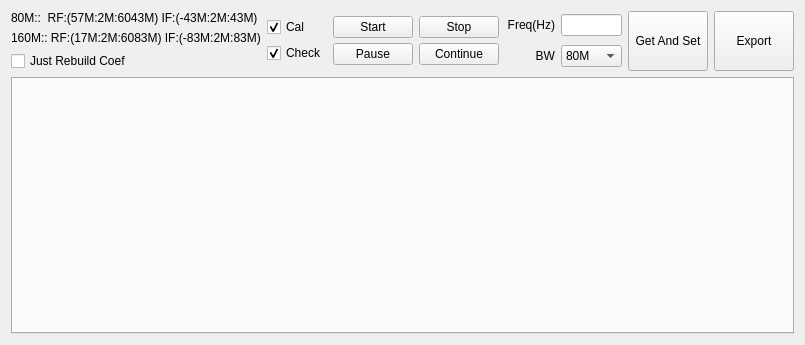
<?xml version="1.0" encoding="UTF-8"?>
<ui version="4.0">
 <class>QCalTXFilterDlg</class>
 <widget class="QWidget" name="QCalTXFilterDlg">
  <property name="geometry">
   <rect>
    <x>0</x>
    <y>0</y>
    <width>800</width>
    <height>345</height>
   </rect>
  </property>
  <property name="windowTitle">
   <string>Form</string>
  </property>
  <layout class="QVBoxLayout" name="verticalLayout_3" stretch="0,1">
   <item>
    <layout class="QHBoxLayout" name="horizontalLayout_5" stretch="0,0,0,1,1,8,1">
     <item>
      <layout class="QVBoxLayout" name="verticalLayout">
       <item>
        <widget class="QLabel" name="label">
         <property name="text">
          <string>80M::  RF:(57M:2M:6043M) IF:(-43M:2M:43M)</string>
         </property>
        </widget>
       </item>
       <item>
        <widget class="QLabel" name="label_2">
         <property name="text">
          <string>160M:: RF:(17M:2M:6083M) IF:(-83M:2M:83M)</string>
         </property>
        </widget>
       </item>
       <item>
        <widget class="QCheckBox" name="checkBoxRebuildCoef">
         <property name="text">
          <string>Just Rebuild Coef</string>
         </property>
        </widget>
       </item>
      </layout>
     </item>
     <item>
      <spacer name="horizontalSpacer">
       <property name="orientation">
        <enum>Qt::Horizontal</enum>
       </property>
       <property name="sizeHint" stdset="0">
        <size>
         <width>40</width>
         <height>20</height>
        </size>
       </property>
      </spacer>
     </item>
     <item>
      <layout class="QVBoxLayout" name="verticalLayoutStarPaus_2">
       <property name="spacing">
        <number>0</number>
       </property>
       <item>
        <widget class="QCheckBox" name="checkBoxCal">
         <property name="sizePolicy">
          <sizepolicy hsizetype="Fixed" vsizetype="Fixed">
           <horstretch>0</horstretch>
           <verstretch>0</verstretch>
          </sizepolicy>
         </property>
         <property name="text">
          <string>Cal</string>
         </property>
         <property name="checked">
          <bool>true</bool>
         </property>
        </widget>
       </item>
       <item>
        <widget class="QCheckBox" name="checkBoxCheck">
         <property name="sizePolicy">
          <sizepolicy hsizetype="Fixed" vsizetype="Fixed">
           <horstretch>0</horstretch>
           <verstretch>0</verstretch>
          </sizepolicy>
         </property>
         <property name="text">
          <string>Check</string>
         </property>
         <property name="checked">
          <bool>true</bool>
         </property>
        </widget>
       </item>
      </layout>
     </item>
     <item>
      <layout class="QVBoxLayout" name="verticalLayoutStarPaus">
       <property name="spacing">
        <number>0</number>
       </property>
       <item>
        <widget class="QPushButton" name="pushButtonStar">
         <property name="sizePolicy">
          <sizepolicy hsizetype="Fixed" vsizetype="Fixed">
           <horstretch>0</horstretch>
           <verstretch>0</verstretch>
          </sizepolicy>
         </property>
         <property name="text">
          <string>Start</string>
         </property>
        </widget>
       </item>
       <item>
        <widget class="QPushButton" name="pushButtonPaus">
         <property name="sizePolicy">
          <sizepolicy hsizetype="Fixed" vsizetype="Fixed">
           <horstretch>0</horstretch>
           <verstretch>0</verstretch>
          </sizepolicy>
         </property>
         <property name="text">
          <string>Pause</string>
         </property>
        </widget>
       </item>
      </layout>
     </item>
     <item>
      <layout class="QVBoxLayout" name="verticalLayoutStopCont">
       <property name="spacing">
        <number>0</number>
       </property>
       <item>
        <widget class="QPushButton" name="pushButtonStop">
         <property name="sizePolicy">
          <sizepolicy hsizetype="Fixed" vsizetype="Fixed">
           <horstretch>0</horstretch>
           <verstretch>0</verstretch>
          </sizepolicy>
         </property>
         <property name="text">
          <string>Stop</string>
         </property>
        </widget>
       </item>
       <item>
        <widget class="QPushButton" name="pushButtonCont">
         <property name="sizePolicy">
          <sizepolicy hsizetype="Fixed" vsizetype="Fixed">
           <horstretch>0</horstretch>
           <verstretch>0</verstretch>
          </sizepolicy>
         </property>
         <property name="text">
          <string>Continue</string>
         </property>
        </widget>
       </item>
      </layout>
     </item>
     <item>
      <layout class="QHBoxLayout" name="horizontalLayout_4" stretch="6,2">
       <item>
        <layout class="QVBoxLayout" name="verticalLayout_2">
         <item>
          <layout class="QHBoxLayout" name="horizontalLayout_2">
           <item>
            <widget class="QLabel" name="labelFreq">
             <property name="sizePolicy">
              <sizepolicy hsizetype="Fixed" vsizetype="Fixed">
               <horstretch>0</horstretch>
               <verstretch>0</verstretch>
              </sizepolicy>
             </property>
             <property name="minimumSize">
              <size>
               <width>50</width>
               <height>0</height>
              </size>
             </property>
             <property name="text">
              <string>Freq(Hz)</string>
             </property>
             <property name="alignment">
              <set>Qt::AlignRight|Qt::AlignTrailing|Qt::AlignVCenter</set>
             </property>
            </widget>
           </item>
           <item>
            <widget class="QLineEdit" name="lineEditFreq"/>
           </item>
          </layout>
         </item>
         <item>
          <layout class="QHBoxLayout" name="horizontalLayout_3">
           <item>
            <widget class="QLabel" name="labelFreq_2">
             <property name="sizePolicy">
              <sizepolicy hsizetype="Fixed" vsizetype="Fixed">
               <horstretch>0</horstretch>
               <verstretch>0</verstretch>
              </sizepolicy>
             </property>
             <property name="minimumSize">
              <size>
               <width>50</width>
               <height>0</height>
              </size>
             </property>
             <property name="text">
              <string>BW</string>
             </property>
             <property name="alignment">
              <set>Qt::AlignRight|Qt::AlignTrailing|Qt::AlignVCenter</set>
             </property>
            </widget>
           </item>
           <item>
            <widget class="QComboBox" name="comboBoxBw">
             <item>
              <property name="text">
               <string>80M</string>
              </property>
             </item>
             <item>
              <property name="text">
               <string>160M</string>
              </property>
             </item>
            </widget>
           </item>
          </layout>
         </item>
        </layout>
       </item>
       <item>
        <widget class="QPushButton" name="pushButtonGetSet">
         <property name="sizePolicy">
          <sizepolicy hsizetype="Expanding" vsizetype="Expanding">
           <horstretch>0</horstretch>
           <verstretch>0</verstretch>
          </sizepolicy>
         </property>
         <property name="text">
          <string>Get And Set</string>
         </property>
        </widget>
       </item>
      </layout>
     </item>
     <item>
      <layout class="QHBoxLayout" name="horizontalLayout" stretch="1">
       <item>
        <widget class="QPushButton" name="pushButtonExport">
         <property name="sizePolicy">
          <sizepolicy hsizetype="Expanding" vsizetype="Expanding">
           <horstretch>0</horstretch>
           <verstretch>0</verstretch>
          </sizepolicy>
         </property>
         <property name="text">
          <string>Export</string>
         </property>
        </widget>
       </item>
      </layout>
     </item>
    </layout>
   </item>
   <item>
    <widget class="QCalR1CTXFilterTabWidget" name="tabWidget"/>
   </item>
  </layout>
 </widget>
 <customwidgets>
  <customwidget>
   <class>QCalR1CTXFilterTabWidget</class>
   <extends>QTabWidget</extends>
   <header>q_cal_tx_filter_tabwidget.h</header>
   <container>1</container>
  </customwidget>
 </customwidgets>
 <resources/>
 <connections/>
</ui>
